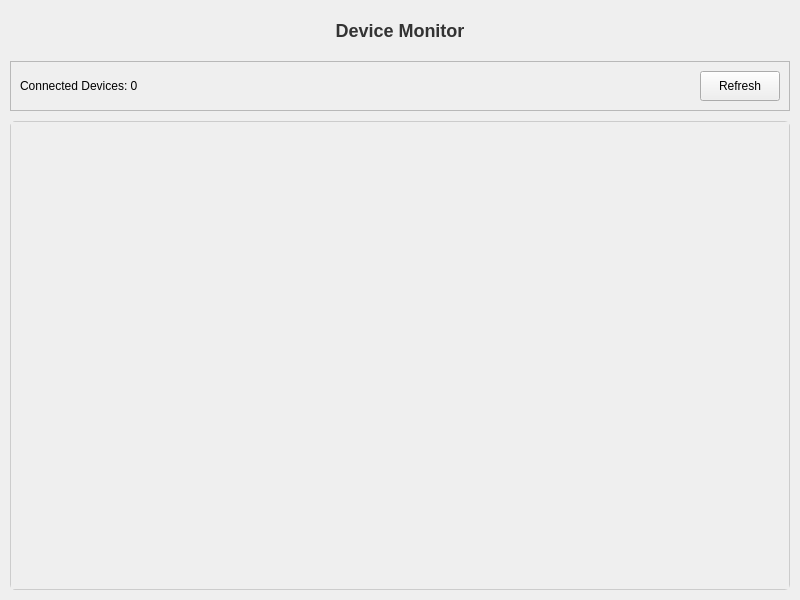
<?xml version="1.0" encoding="UTF-8"?>
<ui version="4.0">
 <class>Form</class>
 <widget class="QWidget" name="Form">
  <property name="geometry">
   <rect>
    <x>0</x>
    <y>0</y>
    <width>800</width>
    <height>600</height>
   </rect>
  </property>
  <property name="windowTitle">
   <string>Device Monitor</string>
  </property>
  <layout class="QVBoxLayout" name="mainLayout">
   <property name="spacing">
    <number>10</number>
   </property>
   <property name="leftMargin">
    <number>10</number>
   </property>
   <property name="topMargin">
    <number>10</number>
   </property>
   <property name="rightMargin">
    <number>10</number>
   </property>
   <property name="bottomMargin">
    <number>10</number>
   </property>
   <item>
    <widget class="QLabel" name="titleLabel">
     <property name="styleSheet">
      <string>QLabel {
    font-size: 18px;
    font-weight: bold;
    color: #333;
    padding: 10px;
}</string>
     </property>
     <property name="text">
      <string>Device Monitor</string>
     </property>
     <property name="alignment">
      <set>Qt::AlignmentFlag::AlignCenter</set>
     </property>
    </widget>
   </item>
   <item>
    <widget class="QFrame" name="controlFrame">
     <property name="frameShape">
      <enum>QFrame::Shape::StyledPanel</enum>
     </property>
     <property name="frameShadow">
      <enum>QFrame::Shadow::Raised</enum>
     </property>
     <layout class="QHBoxLayout" name="controlLayout">
      <item>
       <widget class="QLabel" name="statusLabel">
        <property name="text">
         <string>Connected Devices: 0</string>
        </property>
       </widget>
      </item>
      <item>
       <spacer name="horizontalSpacer">
        <property name="orientation">
         <enum>Qt::Orientation::Horizontal</enum>
        </property>
        <property name="sizeHint" stdset="0">
         <size>
          <width>40</width>
          <height>20</height>
         </size>
        </property>
       </spacer>
      </item>
      <item>
       <widget class="QPushButton" name="refreshButton">
        <property name="minimumSize">
         <size>
          <width>80</width>
          <height>30</height>
         </size>
        </property>
        <property name="text">
         <string>Refresh</string>
        </property>
       </widget>
      </item>
     </layout>
    </widget>
   </item>
   <item>
    <widget class="QScrollArea" name="deviceScrollArea">
     <property name="styleSheet">
      <string>QScrollArea {
    border: 1px solid #ccc;
    border-radius: 5px;
    background-color: #f9f9f9;
}</string>
     </property>
     <property name="widgetResizable">
      <bool>true</bool>
     </property>
     <widget class="QWidget" name="deviceContainer">
      <property name="geometry">
       <rect>
        <x>0</x>
        <y>0</y>
        <width>778</width>
        <height>464</height>
       </rect>
      </property>
      <layout class="QVBoxLayout" name="deviceLayout">
       <property name="spacing">
        <number>10</number>
       </property>
       <property name="leftMargin">
        <number>10</number>
       </property>
       <property name="topMargin">
        <number>10</number>
       </property>
       <property name="rightMargin">
        <number>10</number>
       </property>
       <property name="bottomMargin">
        <number>10</number>
       </property>
       <item>
        <spacer name="deviceSpacer">
         <property name="orientation">
          <enum>Qt::Orientation::Vertical</enum>
         </property>
         <property name="sizeHint" stdset="0">
          <size>
           <width>20</width>
           <height>40</height>
          </size>
         </property>
        </spacer>
       </item>
      </layout>
     </widget>
    </widget>
   </item>
  </layout>
 </widget>
 <resources/>
 <connections/>
</ui>
